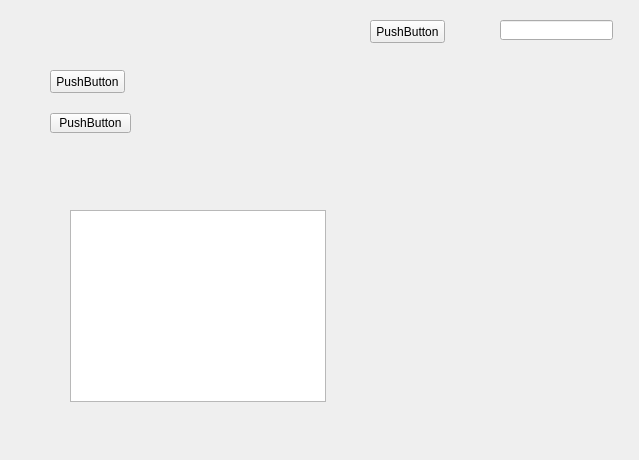
<?xml version="1.0" encoding="UTF-8"?>
<ui version="4.0">
 <class>Widget</class>
 <widget class="QWidget" name="Widget">
  <property name="geometry">
   <rect>
    <x>0</x>
    <y>0</y>
    <width>639</width>
    <height>460</height>
   </rect>
  </property>
  <property name="windowTitle">
   <string>Widget</string>
  </property>
  <widget class="QPushButton" name="pushButton">
   <property name="geometry">
    <rect>
     <x>50</x>
     <y>70</y>
     <width>75</width>
     <height>23</height>
    </rect>
   </property>
   <property name="text">
    <string>PushButton</string>
   </property>
  </widget>
  <widget class="QPushButton" name="pushButton_2">
   <property name="geometry">
    <rect>
     <x>50</x>
     <y>113</y>
     <width>81</width>
     <height>20</height>
    </rect>
   </property>
   <property name="text">
    <string>PushButton</string>
   </property>
  </widget>
  <widget class="QPushButton" name="pushButton_3">
   <property name="geometry">
    <rect>
     <x>370</x>
     <y>20</y>
     <width>75</width>
     <height>23</height>
    </rect>
   </property>
   <property name="text">
    <string>PushButton</string>
   </property>
  </widget>
  <widget class="QLineEdit" name="lineEdit">
   <property name="geometry">
    <rect>
     <x>500</x>
     <y>20</y>
     <width>113</width>
     <height>20</height>
    </rect>
   </property>
  </widget>
  <widget class="QWidget" name="verticalLayoutWidget">
   <property name="geometry">
    <rect>
     <x>29</x>
     <y>50</y>
     <width>121</width>
     <height>101</height>
    </rect>
   </property>
   <layout class="QVBoxLayout" name="verticalLayout"/>
  </widget>
  <widget class="QListWidget" name="listWidget">
   <property name="geometry">
    <rect>
     <x>70</x>
     <y>210</y>
     <width>256</width>
     <height>192</height>
    </rect>
   </property>
  </widget>
 </widget>
 <layoutdefault spacing="6" margin="11"/>
 <resources/>
 <connections/>
</ui>
